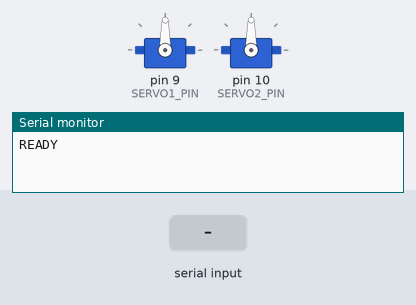
The sketch below on a simulated Arduino Uno, built with avr-gcc and run on an emulated ATmega328P. Parts: 2 × servo, the last lines printed to the serial monitor. The test bench sets the inputs (shaded band).

Above: at 1.2 s.
1.3 s: "SWEEP\n" received over Serial
At 1.46 s:
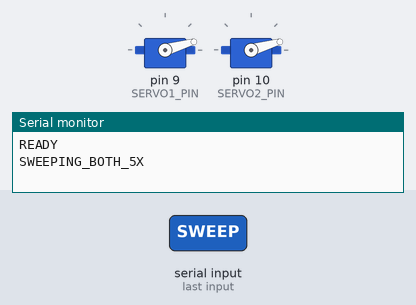
At 2.09 s:
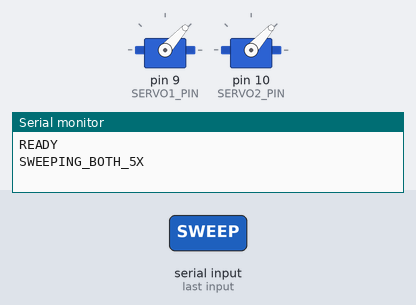
4.3 s: "STOP\n" received over Serial
Timing chart, 0 to 7.3 s (numbered marks = the images above; inputs shaded):
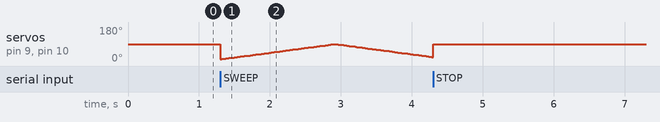

The sketch:

dual_servo_sweep_serial.ino
```cpp
#include <Servo.h>

const int SERVO1_PIN = 9;
const int SERVO2_PIN = 10;
const int MIN_ANGLE = 10;
const int MAX_ANGLE = 90;
const int STEP_DEGREES = 1;
const unsigned long STEP_DELAY_MS = 20;  // medium speed
const int SWEEP_CYCLES = 5;              // 10->90->10 counts as one cycle

Servo servo1;
Servo servo2;

bool sweeping = false;
int angle = MIN_ANGLE;
int direction = STEP_DEGREES;
int completedCycles = 0;
unsigned long lastStepAt = 0;

void writeBoth(int degrees) {
  servo1.write(degrees);
  servo2.write(degrees);
}

void startSweep() {
  sweeping = true;
  angle = MIN_ANGLE;
  direction = STEP_DEGREES;
  completedCycles = 0;
  lastStepAt = 0;
  writeBoth(angle);
  Serial.println("SWEEPING_BOTH_5X");
}

void stopSweep() {
  sweeping = false;
  writeBoth(90);
  Serial.println("STOPPED");
}

void handleCommand(String cmd) {
  cmd.trim();
  cmd.toUpperCase();

  if (cmd == "SWEEP" || cmd == "RUN") {
    startSweep();
  } else if (cmd == "STOP") {
    stopSweep();
  }
}

void setup() {
  Serial.begin(115200);
  servo1.attach(SERVO1_PIN);
  servo2.attach(SERVO2_PIN);
  writeBoth(90);
  Serial.println("READY");
}

void loop() {
  while (Serial.available() > 0) {
    String cmd = Serial.readStringUntil('\n');
    handleCommand(cmd);
  }

  if (!sweeping) {
    return;
  }

  unsigned long now = millis();
  if (now - lastStepAt < STEP_DELAY_MS) {
    return;
  }
  lastStepAt = now;

  writeBoth(angle);
  angle += direction;

  if (angle >= MAX_ANGLE) {
    angle = MAX_ANGLE;
    direction = -STEP_DEGREES;
  } else if (angle <= MIN_ANGLE) {
    angle = MIN_ANGLE;
    direction = STEP_DEGREES;
    completedCycles += 1;
    if (completedCycles >= SWEEP_CYCLES) {
      stopSweep();
    }
  }
}
```
